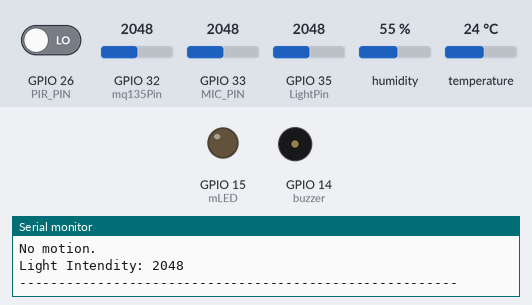
The sketch below on a simulated ESP32. On the bench: output pins drawn as LEDs (lit = HIGH), buzzer (waves = sounding), the last lines printed to the serial monitor. The inputs (shaded band) are chosen by the test bench; at power-on: GPIO 26 (PIR_PIN) LOW, GPIO 32 (mq135Pin) = 2048, GPIO 33 (MIC_PIN) = 2048, GPIO 35 (LightPin) = 2048, humidity 55 %, temperature 24 °C.

Above: at 1.4 s.
1.5 s: GPIO 26 (PIR_PIN) driven HIGH
At 2.9 s:
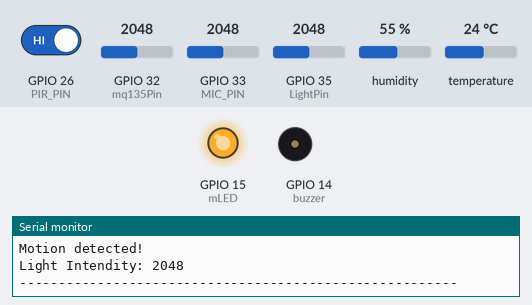
3.8 s: GPIO 26 (PIR_PIN) driven LOW
At 5.8 s:
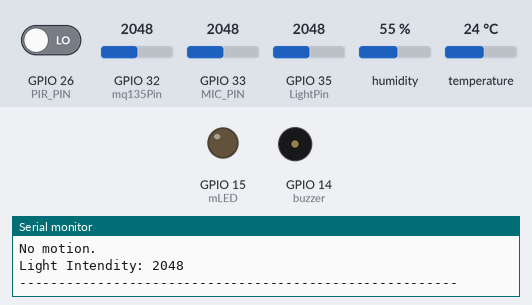
Timing chart, 0 to 7.3 s (numbered marks = the images above; inputs shaded):
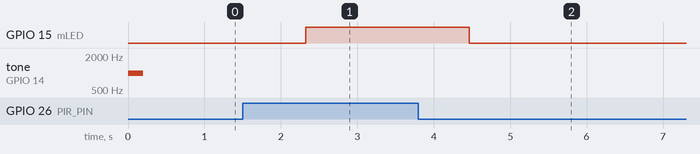

Measured:
- after the input at 1.5 s, GPIO 15 (mLED): LOW → HIGH after 0.83 s
- after the input at 3.8 s, GPIO 15 (mLED): HIGH → LOW after 0.66 s

The sketch:

RoomEnvironmentIOT.ino
```cpp
#include <DHT.h>
#include <Wire.h>


#define DHTPIN 25
#define PIR_PIN 26
#define buzzer 14
#define mLED 15
#define LightPin 35

int motionState = LOW;
const int mq135Pin = 32;
const int MIC_PIN = 33;

const int sampleWindow = 50;                              // Sample window width in mS (50 mS = 20Hz)
unsigned int sample;

int sensorValue;
DHT dht(DHTPIN, DHT11);

void setup() {
  // put your setup code here, to run once:

  pinMode(PIR_PIN, INPUT);
  pinMode(buzzer, OUTPUT);
  pinMode(mLED, OUTPUT);
  pinMode(LightPin, INPUT);
  pinMode(MIC_PIN, INPUT);
  Serial.begin(115200);
  dht.begin();

   playClickTone(1000, 200);
   Serial.println("ROOM ENVIRONMENT MONITORING SYSTEM");
}

void loop() {

  temp_humi_sensor();
  GasSensor();
  Sound_intensity();
  motion_detection();
  lightIntenssity();
  Serial.println("--------------------------------------------------------");

}


void GasSensor()
{
  sensorValue = analogRead(mq135Pin);
  Serial.print("MQ135 Value: ");
  Serial.println(sensorValue);
}

void Sound_intensity()
{
   unsigned long startMillis= millis();                   // Start of sample window
   float peakToPeak = 0;                                  // peak-to-peak level

   unsigned int signalMax = 0;                            //minimum value
   unsigned int signalMin = 1024;                         //maximum value

                                                          // collect data for 50 mS
   while (millis() - startMillis < sampleWindow)
   {
      sample = analogRead(MIC_PIN);                    //get reading from microphone
      if (sample < 1024)                                  // toss out spurious readings
      {
         if (sample > signalMax)
         {
            signalMax = sample;                           // save just the max levels
         }
         else if (sample < signalMin)
         {
            signalMin = sample;                           // save just the min levels
         }
      }
   }

   peakToPeak = signalMax - signalMin;                    // max - min = peak-peak amplitude
   int db = map(peakToPeak,20,900,49.5,90);

    Serial.print("Sound Intencity: ");
    Serial.print(db);
    Serial.println(" db");
}

void temp_humi_sensor()
{
  delay(1000);
  // Read humidity (percentage)
  float humidity = dht.readHumidity();
  // Read temperature in Celsius
  float temperature = dht.readTemperature();
  // Check if any readings failed and exit early
          if (isnan(humidity) || isnan(temperature)) {
            Serial.println("Failed to read from DHT sensor!");
            return;
          }

  // Print the results to the Serial Monitor
  Serial.print("Humidity: ");
  Serial.print(humidity);
  Serial.print(" %\t");
  Serial.print("Temperature: ");
  Serial.print(temperature);
  Serial.println(" *C");

}

void motion_detection()
{
  // Read the state of the PIR sensor
  motionState = digitalRead(PIR_PIN);

  // Check if motion is detected
  if (motionState == HIGH) {
    // Print message when motion is detected
    Serial.println("Motion detected!");
    analogWrite(mLED,800);
  } else {
    // Print message when no motion is detected
    Serial.println("No motion.");
    analogWrite(mLED,0);
  }

  // Add a small delay to avoid flooding the Serial Monitor

}

void lightIntenssity()
{
  sensorValue = analogRead(LightPin);
  Serial.print("Light Intendity: ");
  Serial.println(sensorValue);
}

void playClickTone(int frequency, int duration) {
    tone(buzzer, frequency, duration);
    delay(duration);  // Wait for the tone to finish
    noTone(buzzer);   // Stop the tone
}
```
